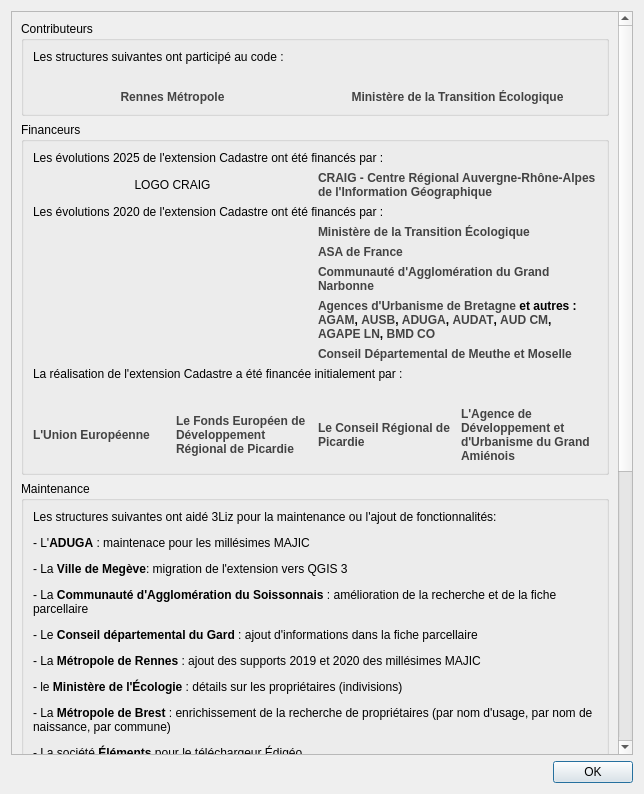
<?xml version="1.0" encoding="UTF-8"?>
<ui version="4.0">
 <class>cadastre_about_form</class>
 <widget class="QDialog" name="cadastre_about_form">
  <property name="geometry">
   <rect>
    <x>0</x>
    <y>0</y>
    <width>644</width>
    <height>794</height>
   </rect>
  </property>
  <property name="windowTitle">
   <string>Cadastre - A propos</string>
  </property>
  <layout class="QVBoxLayout" name="verticalLayout">
   <item>
    <widget class="QScrollArea" name="scrollArea">
     <property name="widgetResizable">
      <bool>true</bool>
     </property>
     <widget class="QWidget" name="scrollAreaWidgetContents">
      <property name="geometry">
       <rect>
        <x>0</x>
        <y>0</y>
        <width>610</width>
        <height>1432</height>
       </rect>
      </property>
      <layout class="QVBoxLayout" name="verticalLayout_2">
       <item>
        <widget class="QGroupBox" name="groupBox_8">
         <property name="title">
          <string>Contributeurs</string>
         </property>
         <layout class="QVBoxLayout" name="verticalLayout_10">
          <item>
           <widget class="QLabel" name="label_6">
            <property name="text">
             <string>Les structures suivantes ont participé au code :</string>
            </property>
           </widget>
          </item>
          <item>
           <layout class="QGridLayout" name="gridLayout_5">
            <item row="0" column="1">
             <widget class="QLabel" name="label_logo_mtes">
              <property name="text">
               <string/>
              </property>
              <property name="alignment">
               <set>Qt::AlignCenter</set>
              </property>
             </widget>
            </item>
            <item row="1" column="1">
             <widget class="QLabel" name="label_12">
              <property name="font">
               <font>
                <weight>75</weight>
                <bold>true</bold>
               </font>
              </property>
              <property name="text">
               <string>&lt;a href=&quot;https://www.ecologie.gouv.fr/&quot;  style=&quot;color:#434343;text-decoration:none;&quot;&gt;Ministère de la Transition Écologique&lt;/a&gt;</string>
              </property>
              <property name="alignment">
               <set>Qt::AlignCenter</set>
              </property>
              <property name="wordWrap">
               <bool>true</bool>
              </property>
              <property name="openExternalLinks">
               <bool>true</bool>
              </property>
             </widget>
            </item>
            <item row="1" column="0">
             <widget class="QLabel" name="label_7">
              <property name="font">
               <font>
                <weight>75</weight>
                <bold>true</bold>
               </font>
              </property>
              <property name="text">
               <string>&lt;a href=&quot;https://metropole.rennes.fr/&quot;  style=&quot;color:#434343;text-decoration:none;&quot;&gt;Rennes Métropole&lt;/a&gt;</string>
              </property>
              <property name="alignment">
               <set>Qt::AlignCenter</set>
              </property>
              <property name="wordWrap">
               <bool>true</bool>
              </property>
              <property name="openExternalLinks">
               <bool>true</bool>
              </property>
             </widget>
            </item>
            <item row="0" column="0">
             <widget class="QLabel" name="label_logo_rennes_metropole">
              <property name="text">
               <string/>
              </property>
              <property name="alignment">
               <set>Qt::AlignCenter</set>
              </property>
             </widget>
            </item>
           </layout>
          </item>
         </layout>
        </widget>
       </item>
       <item>
        <widget class="QGroupBox" name="groupBox">
         <property name="title">
          <string>Financeurs</string>
         </property>
         <layout class="QVBoxLayout" name="verticalLayout_3">
          <item>
           <widget class="QLabel" name="label_24">
            <property name="text">
             <string>Les évolutions 2025 de l'extension Cadastre ont été financés par :</string>
            </property>
           </widget>
          </item>
          <item>
           <layout class="QGridLayout" name="gridLayout_7">
            <item row="0" column="0">
             <widget class="QLabel" name="label_logo_craig">
              <property name="text">
               <string>LOGO CRAIG</string>
              </property>
              <property name="alignment">
               <set>Qt::AlignCenter</set>
              </property>
             </widget>
            </item>
            <item row="0" column="1">
             <widget class="QLabel" name="label_28">
              <property name="font">
               <font>
                <weight>75</weight>
                <bold>true</bold>
               </font>
              </property>
              <property name="text">
               <string>&lt;a href=&quot;https://www.craig.fr&quot;  style=&quot;color:#434343;text-decoration:none;&quot;&gt;CRAIG - Centre Régional Auvergne-Rhône-Alpes de l'Information Géographique&lt;/a&gt;</string>
              </property>
              <property name="wordWrap">
               <bool>true</bool>
              </property>
              <property name="openExternalLinks">
               <bool>true</bool>
              </property>
             </widget>
            </item>
           </layout>
          </item>
          <item>
           <widget class="QLabel" name="label_8">
            <property name="text">
             <string>Les évolutions 2020 de l'extension Cadastre ont été financés par :</string>
            </property>
           </widget>
          </item>
          <item>
           <layout class="QGridLayout" name="gridLayout_6">
            <item row="3" column="0">
             <widget class="QLabel" name="label_logo_datagences_bretagne">
              <property name="text">
               <string/>
              </property>
              <property name="alignment">
               <set>Qt::AlignCenter</set>
              </property>
             </widget>
            </item>
            <item row="1" column="1">
             <widget class="QLabel" name="label_23">
              <property name="font">
               <font>
                <weight>75</weight>
                <bold>true</bold>
               </font>
              </property>
              <property name="text">
               <string>&lt;a href=&quot;http://asadefrance.fr/&quot;  style=&quot;color:#434343;text-decoration:none;&quot;&gt;ASA de France&lt;/a&gt;</string>
              </property>
              <property name="alignment">
               <set>Qt::AlignLeading|Qt::AlignLeft|Qt::AlignVCenter</set>
              </property>
              <property name="wordWrap">
               <bool>true</bool>
              </property>
              <property name="openExternalLinks">
               <bool>true</bool>
              </property>
             </widget>
            </item>
            <item row="4" column="0">
             <widget class="QLabel" name="label_logo_cd54">
              <property name="text">
               <string/>
              </property>
              <property name="alignment">
               <set>Qt::AlignCenter</set>
              </property>
             </widget>
            </item>
            <item row="3" column="1">
             <widget class="QLabel" name="label_26">
              <property name="font">
               <font>
                <weight>75</weight>
                <bold>true</bold>
               </font>
              </property>
              <property name="text">
               <string>&lt;a href=&quot;https://www.datagences-bretagne.bzh/&quot;  style=&quot;color:#434343;text-decoration:none;&quot;&gt;Agences d'Urbanisme de Bretagne&lt;/a&gt; et autres : &lt;a href=&quot;https://www.agam.org/&quot;  style=&quot;color:#434343;text-decoration:none;&quot;&gt;AGAM&lt;/a&gt;, &lt;a href=&quot;http://www.ausb.org&quot;  style=&quot;color:#434343;text-decoration:none;&quot;&gt;AUSB&lt;/a&gt;, &lt;a href=&quot;http://www.aduga.org/&quot;  style=&quot;color:#434343;text-decoration:none;&quot;&gt;ADUGA&lt;/a&gt;, &lt;a href=&quot;https://audat.org/&quot;  style=&quot;color:#434343;text-decoration:none;&quot;&gt;AUDAT&lt;/a&gt;, &lt;a href=&quot;https://clermontmetropole.org/&quot;  style=&quot;color:#434343;text-decoration:none;&quot;&gt;AUD CM&lt;/a&gt;, &lt;a href=&quot;http://www.agape-lorrainenord.eu/&quot;  style=&quot;color:#434343;text-decoration:none;&quot;&gt;AGAPE LN&lt;/a&gt;, &lt;a href=&quot;http://www.boulogne-developpement.com/&quot;  style=&quot;color:#434343;text-decoration:none;&quot;&gt;BMD CO&lt;/a&gt;</string>
              </property>
              <property name="wordWrap">
               <bool>true</bool>
              </property>
              <property name="openExternalLinks">
               <bool>true</bool>
              </property>
             </widget>
            </item>
            <item row="4" column="1">
             <widget class="QLabel" name="label_22">
              <property name="font">
               <font>
                <weight>75</weight>
                <bold>true</bold>
               </font>
              </property>
              <property name="text">
               <string>&lt;a href=&quot;http://www.meurthe-et-moselle.fr/&quot;  style=&quot;color:#434343;text-decoration:none;&quot;&gt;Conseil Départemental de Meuthe et Moselle&lt;/a&gt;</string>
              </property>
              <property name="wordWrap">
               <bool>true</bool>
              </property>
              <property name="openExternalLinks">
               <bool>true</bool>
              </property>
             </widget>
            </item>
            <item row="1" column="0">
             <widget class="QLabel" name="label_logo_asadefrance">
              <property name="text">
               <string/>
              </property>
              <property name="alignment">
               <set>Qt::AlignCenter</set>
              </property>
             </widget>
            </item>
            <item row="0" column="0">
             <widget class="QLabel" name="label_logo_mtes_2">
              <property name="text">
               <string/>
              </property>
              <property name="alignment">
               <set>Qt::AlignCenter</set>
              </property>
             </widget>
            </item>
            <item row="0" column="1">
             <widget class="QLabel" name="label_9">
              <property name="font">
               <font>
                <weight>75</weight>
                <bold>true</bold>
               </font>
              </property>
              <property name="text">
               <string>&lt;a href=&quot;https://www.ecologie.gouv.fr/&quot;  style=&quot;color:#434343;text-decoration:none;&quot;&gt;Ministère de la Transition Écologique&lt;/a&gt;</string>
              </property>
              <property name="alignment">
               <set>Qt::AlignLeading|Qt::AlignLeft|Qt::AlignVCenter</set>
              </property>
              <property name="wordWrap">
               <bool>true</bool>
              </property>
              <property name="openExternalLinks">
               <bool>true</bool>
              </property>
             </widget>
            </item>
            <item row="2" column="0">
             <widget class="QLabel" name="label_logo_grandnarbonne">
              <property name="text">
               <string/>
              </property>
              <property name="alignment">
               <set>Qt::AlignCenter</set>
              </property>
             </widget>
            </item>
            <item row="2" column="1">
             <widget class="QLabel" name="label_25">
              <property name="font">
               <font>
                <weight>75</weight>
                <bold>true</bold>
               </font>
              </property>
              <property name="text">
               <string>&lt;a href=&quot;https://www.legrandnarbonne.com/&quot;  style=&quot;color:#434343;text-decoration:none;&quot;&gt;Communauté d'Agglomération du Grand Narbonne&lt;/a&gt;</string>
              </property>
              <property name="alignment">
               <set>Qt::AlignLeading|Qt::AlignLeft|Qt::AlignVCenter</set>
              </property>
              <property name="wordWrap">
               <bool>true</bool>
              </property>
              <property name="openExternalLinks">
               <bool>true</bool>
              </property>
             </widget>
            </item>
           </layout>
          </item>
          <item>
           <widget class="QLabel" name="label_5">
            <property name="text">
             <string>La réalisation de l'extension Cadastre a été financée initialement par :</string>
            </property>
            <property name="wordWrap">
             <bool>true</bool>
            </property>
           </widget>
          </item>
          <item>
           <layout class="QGridLayout" name="gridLayout">
            <item row="0" column="0">
             <widget class="QLabel" name="label_logo_ue">
              <property name="maximumSize">
               <size>
                <width>16777215</width>
                <height>16777215</height>
               </size>
              </property>
              <property name="text">
               <string/>
              </property>
              <property name="scaledContents">
               <bool>false</bool>
              </property>
              <property name="alignment">
               <set>Qt::AlignCenter</set>
              </property>
              <property name="openExternalLinks">
               <bool>true</bool>
              </property>
             </widget>
            </item>
            <item row="0" column="1">
             <widget class="QLabel" name="label_logo_feder">
              <property name="maximumSize">
               <size>
                <width>16777215</width>
                <height>16777215</height>
               </size>
              </property>
              <property name="text">
               <string/>
              </property>
              <property name="scaledContents">
               <bool>false</bool>
              </property>
              <property name="alignment">
               <set>Qt::AlignCenter</set>
              </property>
              <property name="openExternalLinks">
               <bool>true</bool>
              </property>
             </widget>
            </item>
            <item row="0" column="3">
             <widget class="QLabel" name="label_logo_aduga">
              <property name="maximumSize">
               <size>
                <width>16777215</width>
                <height>16777215</height>
               </size>
              </property>
              <property name="text">
               <string/>
              </property>
              <property name="scaledContents">
               <bool>false</bool>
              </property>
              <property name="alignment">
               <set>Qt::AlignCenter</set>
              </property>
              <property name="openExternalLinks">
               <bool>true</bool>
              </property>
             </widget>
            </item>
            <item row="1" column="3">
             <widget class="QLabel" name="label">
              <property name="font">
               <font>
                <weight>75</weight>
                <bold>true</bold>
               </font>
              </property>
              <property name="text">
               <string>&lt;a href=&quot;http://www.aduga.org/&quot; style=&quot;color:#434343;text-decoration:none;&quot;&gt;L'Agence de Développement et  d'Urbanisme du Grand Amiénois&lt;/a&gt;</string>
              </property>
              <property name="wordWrap">
               <bool>true</bool>
              </property>
              <property name="openExternalLinks">
               <bool>true</bool>
              </property>
             </widget>
            </item>
            <item row="1" column="1">
             <widget class="QLabel" name="label_4">
              <property name="font">
               <font>
                <weight>75</weight>
                <bold>true</bold>
               </font>
              </property>
              <property name="text">
               <string>&lt;a href=&quot;http://www.picardie-europe.eu/&quot; style=&quot;color:#434343;text-decoration:none;&quot;&gt;Le  Fonds Européen de Développement Régional de Picardie&lt;/a&gt;</string>
              </property>
              <property name="wordWrap">
               <bool>true</bool>
              </property>
              <property name="openExternalLinks">
               <bool>true</bool>
              </property>
             </widget>
            </item>
            <item row="1" column="0">
             <widget class="QLabel" name="label_3">
              <property name="font">
               <font>
                <weight>75</weight>
                <bold>true</bold>
               </font>
              </property>
              <property name="text">
               <string>&lt;a href=&quot;http://europa.eu/index_fr.htm&quot; style=&quot;color:#434343;text-decoration:none;&quot;&gt;L'Union Européenne&lt;/a&gt;</string>
              </property>
              <property name="wordWrap">
               <bool>true</bool>
              </property>
              <property name="openExternalLinks">
               <bool>true</bool>
              </property>
             </widget>
            </item>
            <item row="0" column="2">
             <widget class="QLabel" name="label_logo_picardie">
              <property name="maximumSize">
               <size>
                <width>16777215</width>
                <height>16777215</height>
               </size>
              </property>
              <property name="text">
               <string/>
              </property>
              <property name="scaledContents">
               <bool>false</bool>
              </property>
              <property name="alignment">
               <set>Qt::AlignCenter</set>
              </property>
              <property name="openExternalLinks">
               <bool>true</bool>
              </property>
             </widget>
            </item>
            <item row="1" column="2">
             <widget class="QLabel" name="label_2">
              <property name="font">
               <font>
                <weight>75</weight>
                <bold>true</bold>
               </font>
              </property>
              <property name="text">
               <string>&lt;a href=&quot;http://www.picardie.fr/&quot; style=&quot;color:#434343;text-decoration:none;&quot;&gt;Le Conseil Régional de Picardie&lt;/a&gt;</string>
              </property>
              <property name="wordWrap">
               <bool>true</bool>
              </property>
              <property name="openExternalLinks">
               <bool>true</bool>
              </property>
             </widget>
            </item>
           </layout>
          </item>
         </layout>
        </widget>
       </item>
       <item>
        <widget class="QGroupBox" name="groupBox_7">
         <property name="title">
          <string>Maintenance</string>
         </property>
         <layout class="QVBoxLayout" name="verticalLayout_9">
          <item>
           <widget class="QLabel" name="label_21">
            <property name="text">
             <string>&lt;html&gt;&lt;head/&gt;&lt;body&gt;&lt;p&gt;Les structures suivantes ont aidé 3Liz pour la maintenance ou l'ajout de fonctionnalités:&lt;/p&gt;&lt;p&gt;- L'&lt;span style=&quot; font-weight:600;&quot;&gt;ADUGA&lt;/span&gt; : maintenace pour les millésimes MAJIC&lt;/p&gt;&lt;p&gt;- La &lt;span style=&quot; font-weight:600;&quot;&gt;Ville de Megève&lt;/span&gt;: migration de l'extension vers QGIS 3&lt;/p&gt;&lt;p&gt;- La &lt;span style=&quot; font-weight:600;&quot;&gt;Communauté d'Agglomération du Soissonnais&lt;/span&gt; : amélioration de la recherche et de la fiche parcellaire&lt;/p&gt;&lt;p&gt;- Le &lt;span style=&quot; font-weight:600;&quot;&gt;Conseil départemental du Gard&lt;/span&gt; : ajout d'informations dans la fiche parcellaire&lt;/p&gt;&lt;p&gt;- La &lt;span style=&quot; font-weight:600;&quot;&gt;Métropole de Rennes&lt;/span&gt; : ajout des supports 2019 et 2020 des millésimes MAJIC&lt;/p&gt;&lt;p&gt;- le &lt;span style=&quot; font-weight:600;&quot;&gt;Ministère de l'Écologie&lt;/span&gt; : détails sur les propriétaires (indivisions)&lt;/p&gt;&lt;p&gt;- La &lt;span style=&quot; font-weight:600;&quot;&gt;Métropole de Brest&lt;/span&gt; : enrichissement de la recherche de propriétaires (par nom d'usage, par nom de naissance, par commune)&lt;/p&gt;&lt;p&gt;- La société &lt;span style=&quot; font-weight:600;&quot;&gt;Éléments&lt;/span&gt; pour le téléchargeur Édigéo&lt;/p&gt;&lt;p&gt;- La &lt;span style=&quot; font-weight:600;&quot;&gt;Métropole de Clermont-Ferrand &lt;/span&gt;: maintenance sur l'extension, travail exploratoire sur le remplacement d'ancien code concernant le DBManager et amélioration du code&lt;/p&gt;&lt;/body&gt;&lt;/html&gt;</string>
            </property>
            <property name="textFormat">
             <enum>Qt::RichText</enum>
            </property>
            <property name="wordWrap">
             <bool>true</bool>
            </property>
           </widget>
          </item>
         </layout>
        </widget>
       </item>
       <item>
        <widget class="QGroupBox" name="groupBox_2">
         <property name="title">
          <string>Conception</string>
         </property>
         <layout class="QVBoxLayout" name="verticalLayout_4">
          <item>
           <widget class="QLabel" name="label_10">
            <property name="text">
             <string>L'extension Cadastre a été conçu et développé par la Société 3Liz</string>
            </property>
            <property name="wordWrap">
             <bool>true</bool>
            </property>
           </widget>
          </item>
          <item>
           <layout class="QHBoxLayout" name="horizontalLayout">
            <item>
             <widget class="QLabel" name="label_logo_3liz">
              <property name="maximumSize">
               <size>
                <width>16777215</width>
                <height>16777215</height>
               </size>
              </property>
              <property name="text">
               <string/>
              </property>
              <property name="scaledContents">
               <bool>false</bool>
              </property>
              <property name="alignment">
               <set>Qt::AlignCenter</set>
              </property>
              <property name="openExternalLinks">
               <bool>true</bool>
              </property>
             </widget>
            </item>
            <item>
             <widget class="QLabel" name="label_11">
              <property name="text">
               <string>&lt;a href=&quot;https://www.3liz.com&quot; style=&quot;color:#7BA11A;text-decoration:none;&quot;&gt;Libérez vos SIG !&lt;/a&gt;</string>
              </property>
              <property name="openExternalLinks">
               <bool>true</bool>
              </property>
             </widget>
            </item>
           </layout>
          </item>
         </layout>
        </widget>
       </item>
       <item>
        <widget class="QGroupBox" name="groupBox_3">
         <property name="title">
          <string>Auteurs</string>
         </property>
         <layout class="QVBoxLayout" name="verticalLayout_5">
          <item>
           <layout class="QGridLayout" name="gridLayout_2">
            <item row="0" column="0">
             <widget class="QLabel" name="label_13">
              <property name="text">
               <string>Michaël DOUCHIN</string>
              </property>
             </widget>
            </item>
            <item row="0" column="1">
             <widget class="QLabel" name="label_14">
              <property name="text">
               <string>&lt;html&gt;&lt;head/&gt;&lt;body&gt;&lt;p&gt;&lt;a href=&quot;mailto:info@3liz.com?subject=Extension cadastre - A propos&quot;&gt;&lt;span style=&quot; color:#7ba11a;&quot;&gt;info@3liz.com&lt;/span&gt;&lt;/a&gt;&lt;/p&gt;&lt;/body&gt;&lt;/html&gt;</string>
              </property>
              <property name="openExternalLinks">
               <bool>true</bool>
              </property>
             </widget>
            </item>
           </layout>
          </item>
         </layout>
        </widget>
       </item>
       <item>
        <widget class="QGroupBox" name="groupBox_6">
         <property name="title">
          <string>Sources</string>
         </property>
         <layout class="QVBoxLayout" name="verticalLayout_8">
          <item>
           <layout class="QGridLayout" name="gridLayout_4">
            <item row="0" column="0">
             <widget class="QLabel" name="label_19">
              <property name="text">
               <string>Dépôt sur GitHub</string>
              </property>
             </widget>
            </item>
            <item row="0" column="1">
             <widget class="QLabel" name="label_20">
              <property name="text">
               <string>&lt;a href=&quot;https://github.com/3liz/QgisCadastrePlugin&quot; style=&quot;color:#7BA11A;text-decoration:none;&quot;&gt;https://github.com/3liz/QgisCadastrePlugin&lt;/a&gt;</string>
              </property>
              <property name="openExternalLinks">
               <bool>true</bool>
              </property>
             </widget>
            </item>
           </layout>
          </item>
         </layout>
        </widget>
       </item>
       <item>
        <widget class="QGroupBox" name="groupBox_4">
         <property name="title">
          <string>Licence</string>
         </property>
         <layout class="QVBoxLayout" name="verticalLayout_6">
          <item>
           <layout class="QGridLayout" name="gridLayout_3">
            <item row="0" column="0">
             <widget class="QLabel" name="label_15">
              <property name="text">
               <string>Licence GPL Version 2.0</string>
              </property>
             </widget>
            </item>
            <item row="0" column="1">
             <widget class="QLabel" name="label_16">
              <property name="text">
               <string>&lt;a href=&quot;https://www.gnu.org/licenses/old-licenses/gpl-2.0.fr.html&quot; style=&quot;color:#7BA11A;text-decoration:none;&quot;&gt;Voir le site officiel&lt;/a&gt;</string>
              </property>
              <property name="openExternalLinks">
               <bool>true</bool>
              </property>
             </widget>
            </item>
           </layout>
          </item>
         </layout>
        </widget>
       </item>
       <item>
        <widget class="QGroupBox" name="groupBox_5">
         <property name="title">
          <string>Ressources</string>
         </property>
         <layout class="QVBoxLayout" name="verticalLayout_7">
          <item>
           <layout class="QHBoxLayout" name="horizontalLayout_2">
            <item>
             <widget class="QLabel" name="label_17">
              <property name="text">
               <string>Les scripts d'import pour PostgreSQL proviennent initialement de l'outil OpenCadastre (licence GPL). Ils ont été adaptés et améliorés pour leur utilisation dans cette extension. Nos remerciement aux contributeurs.</string>
              </property>
              <property name="wordWrap">
               <bool>true</bool>
              </property>
             </widget>
            </item>
            <item>
             <widget class="QLabel" name="label_18">
              <property name="text">
               <string>&lt;a href=&quot;https://adullact.net/scm/viewvc.php/trunk/data/pgsql/?root=opencadastre&quot;  style=&quot;color:#7BA11A;text-decoration:none;&quot;&gt;Dépôt OpenCadastre&lt;/a&gt;</string>
              </property>
              <property name="alignment">
               <set>Qt::AlignCenter</set>
              </property>
              <property name="openExternalLinks">
               <bool>true</bool>
              </property>
             </widget>
            </item>
           </layout>
          </item>
         </layout>
        </widget>
       </item>
      </layout>
     </widget>
    </widget>
   </item>
   <item>
    <widget class="QDialogButtonBox" name="buttonBox">
     <property name="standardButtons">
      <set>QDialogButtonBox::Ok</set>
     </property>
    </widget>
   </item>
  </layout>
 </widget>
 <tabstops>
  <tabstop>scrollArea</tabstop>
 </tabstops>
 <resources/>
 <connections/>
</ui>
